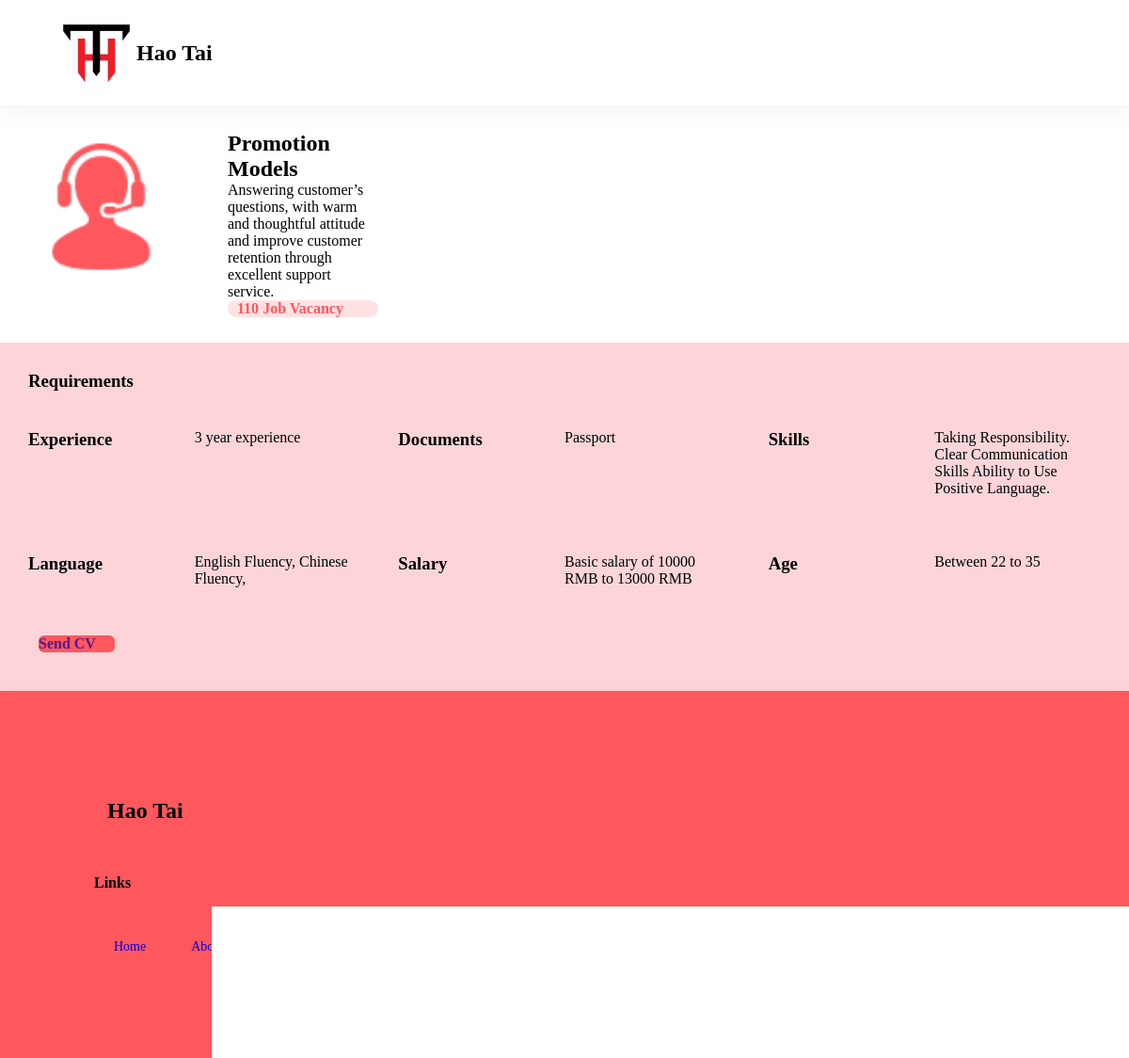
The page /benefits/3 on the database its author committed.
### home/models.py (models this page shows)
class Jobsection(models.Model):
    images = models.ImageField(upload_to='Jobsection')
    title = models.CharField(max_length=200)
    descreption = models.TextField()
    vaccency = models.IntegerField()
    experience = models.TextField()
    document = models.TextField()
    skill = models.TextField()
    language = models.TextField()
    salary = models.TextField()
    age = models.TextField()
    Categories = models.ForeignKey('Categories', on_delete=models.CASCADE, related_name='jobs')
    def __str__(self):
        return self.title

### home/views.py (the view)
# urls.py: path('benefits/<int:id>', views.benefits,name = "benefits"),
def benefits(request,id):
    sect = Jobsection.objects.get(id=id)
    print(sect)
    context = {
        'sect':sect
    }
    return render(request, 'benefits.html',context)

### templates/benefits.html (shortened to what this page needs)
{%extends 'base.html'%}
{%load static%}
{%block content%}
    <section class="cateframes">
        <div class="box1">
            <div class="boximg">
                <img src={{sect.images.url}} alt="">
            </div>
             <div class="box0">
                 <h2 class="crypton">{{sect.title}}</h2>
                 <p>{{sect.descreption}}</p>
                 <a href="#"><h4 class="cl">{{sect.vaccency}} Job Vacancy</h4></a>
             </div>
        </div>
    </section>
    <section class="boxthree">
        <div class="benefits1">
            <h3>Requirements</h3>
        </div>
        <div class="boxthreefull">
            <div class="beforearrival">
                <div><h3>Experience</h3></div>
                <div>
                    <ul>
                        <li>{{sect.experience}}</li>
                    </ul>
                </div>
            </div>
            <div class="beforearrival">
                <div> <h3> Documents</h3> </div>
                <div>
                    <ul>
                        <li>{{sect.document}}</li>
                    </ul>
                </div>
            </div>
            <div class="beforearrival">
                <div> <h3>Skills</h3></div>
                <div>
                    <ul>
                        <li>{{sect.skill}}</li>
                    </ul>
                </div>
            </div>
        </div>
    </section>
    <section class="boxthree">
    <div class="boxthreefull">
        <div class="beforearrival">
            <div><h3>Language</h3></div>
            <div>
                <ul>
                    <li>{{sect.language}}</li>
                </ul>
            </div>
        </div>
        <div class="beforearrival">
            <div> <h3> Salary</h3> </div>
            <div>
                <ul>
                    <li>{{sect.salary}}</li>
                </ul>
            </div>
        </div>
        <div class="beforearrival">
            <div> <h3>Age</h3></div>
            <div>
                <ul>
                    <li>Between 22 to 35</li>
                </ul>
            </div>
        </div>
        <a href="" ><h4 class="sendcv"><b> Send CV </b></h4></a>
    </div>
    </section>
    {%endblock%}

### static/style.css (style rules this page uses)
* { margin: 0; padding: 0; }
a { text-decoration: none; }
.cateframes { display: grid; grid-template-columns: repeat(3 ,2fr); }
.cl { background: #FFE2E4; border-radius: 43px; width: 150px; color: #FF575E; padding-left:10px }
.boxthree { display: grid; background-color: #fdd5d8; padding: 86px; }
.benefits1 { margin: 10px; padding: 10px; }
.beforearrival { margin: 10px; padding: 10px; display: grid; grid-template-columns: repeat(2,1fr); }
.boxthreefull { display: grid; grid-template-columns: repeat(3,1fr); }
.beforearrival ul { list-style-image: url(./images/check.png); }
@media screen and (max-width:1880px) { .cateframes { width: 220px; } }

### static/job.css (style rules this page uses)
* { margin: 0; padding: 0; }
a { text-decoration: none; }
ul,li { list-style: none; }
.cateframes { display: grid; grid-template-columns: repeat(3 ,2fr); }
.cl { background: #FFE2E4; border-radius: 43px; width: 150px; color: #FF575E; padding-left:10px }

### static/about.css (style rules this page uses)
* { margin: 0; padding: 0; }
a { text-decoration: none; }
ul,li { list-style: none; }

### static/crypto.css (style rules this page uses)
* { margin: 0; padding: 0; }
a { text-decoration: none; }
ul,li { list-style: none; }
.box1 { display: grid; grid-template-columns: repeat(3,1fr); }
.cl { background: #FFE2E4; border-radius: 43px; width: 150px; color: #FF575E; padding-left:10px }
.sendcv { background-color: #FF575E; border-radius: 6px; width: 81px; margin: 31px; }
.box1 { display: flex; }
.box0 { margin: 26px; padding: 1px; }
.cl { width: 150px; color: #FF575E; padding-left:10px }
.boxthree { display: grid;; padding: 10px; }
.benefits1 { margin: 10px; padding: 10px; }
.beforearrival { margin: 10px; padding: 10px; }
.boxthreefull { display: grid; grid-template-columns: repeat(3,1fr); }
.boximg img { width: 149px; }
.boximg { margin: 33px; }

### rows shown on the page
Jobsection: images (picture), title "Promotion Models", descreption "Answering customer’s questions, with warm and thoughtful attitude and improve customer retention through excellent support service.", vaccency "110", experience "3 year experience", document "Passport", skill "Taking Responsibility. Clear Communication Skills Ability to Use Positive Language.", language "English Fluency, Chinese Fluency,", salary "Basic salary of 10000 RMB to 13000 RMB"
